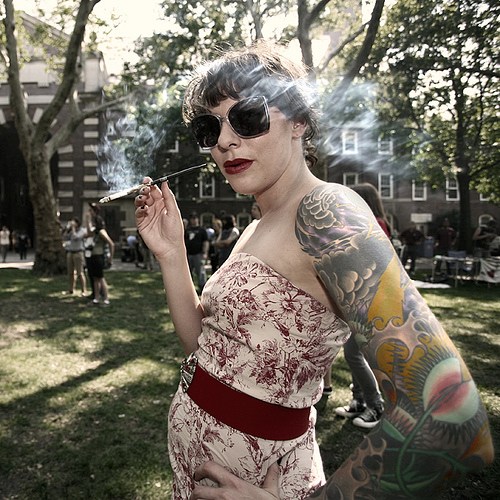
%> input picture TestImages/im1.jpg, 500 x 500 px; its folder holds only this picture in this run
$ octave --eval "batch_both;"   (GNU Octave 9; MATLAB toolbox functions it lacks are replaced by stand-ins)
%> lines starting %> are read from the running program, lines starting %| are printed output that depends on the picture; in (x1, y1, x2, y2) boxes, pixels count from 0 and x2, y2 are one past the last pixel; in counts of white or black regions, pixels touching at a corner belong together; the program's own positions count from 1
%> in batch_both, img is the input picture: size 500x500x3 uint8; mean R, G, B 111.6, 105.5, 93.3
### drawGrid.m
function m = drawGrid(in)

[h,w,c]=size(in);
in(1:ceil(h/3):end,:,:)=255; %# Change 1/3 row to white
in(:,1:ceil(w/3):end,:) = 255;
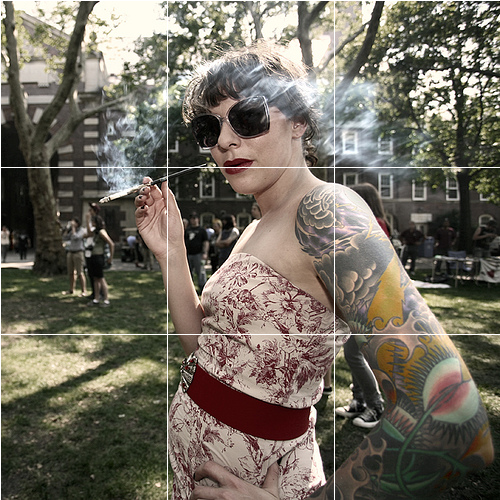
%> in: size 500x500x3 uint8; mean R, G, B 113.2, 107.2, 95.1
out=in;
%imshow(out);
imwrite(out,'Input_Image_With_Grid.jpg');

one=[1,1];
two=[floor(h/3),1];
three=[two(1)+floor(h/3),1];
four=[h,1];


five=[1,floor(w/3)];
six=[1*floor(h/3),floor(w/3)];
seven=[2*floor(h/3),floor(w/3)];
eight=[3*floor(h/3),floor(w/3)];

nine=[1,five(2)+floor(w/3)];
ten=[1*floor(h/3),nine(2)];
eleven=[2*floor(h/3),ten(2)];
twelve=[3*floor(h/3),eleven(2)];

thirteen=[1,nine(2)+floor(w/3)];
fourteen=[1*floor(h/3),thirteen(2)];
fifteen=[2*floor(h/3),fourteen(2)];
sixteen=[3*floor(h/3),fifteen(2)];

m=[one(1) five(1) nine(1) thirteen(1);two(1) six(1) ten(1) fourteen(1);three(1) seven(1) eleven(1) fifteen(1);four(1) eight(1) twelve(1) sixteen(1)];
m(:,:,2)=[one(2) five(2) nine(2) thirteen(2);two(2) six(2) ten(2) fourteen(2);three(2) seven(2) eleven(2) fifteen(2);four(2) eight(2) twelve(2) sixteen(2)];

### both_score.m
function normed=both_score(img)

gridPoints=drawGrid(img);
%maxScore=frames_getMaxScore();
rgbImage=img;
fontSize=20;
% Read in image into an array.
storedColorMap=3;
[rows columns numberOfColorBands] = size(rgbImage);
% If it's monochrome (indexed), convert it to color.
% Check to see if it's an 8-bit image needed later for scaling).
if strcmpi(class(rgbImage), 'uint8')
	% Flag for 256 gray levels.
	eightBit = true;
else
	eightBit = false;
end
if numberOfColorBands == 1
	if isempty(storedColorMap)
		% Just a simple gray level image, not indexed with a stored color map.
		% Create a 3D true color image where we copy the monochrome image into all 3 (R, G, & B) color planes.
		rgbImage = cat(3, rgbImage, rgbImage, rgbImage);
	else
		% It's an indexed image.
		rgbImage = ind2rgb(rgbImage, storedColorMap);
		% ind2rgb() will convert it to double and normalize it to the range 0-1.
		% Convert back to uint8 in the range 0-255, if needed.
		if eightBit
			rgbImage = uint8(255 * rgbImage);
		end
	end
end
% [6 lines of commented-out code are left out]
if numberOfColorBands > 1
	title('Original Color Image', 'FontSize', fontSize);
	grayImage = rgbImage(:,:,1);
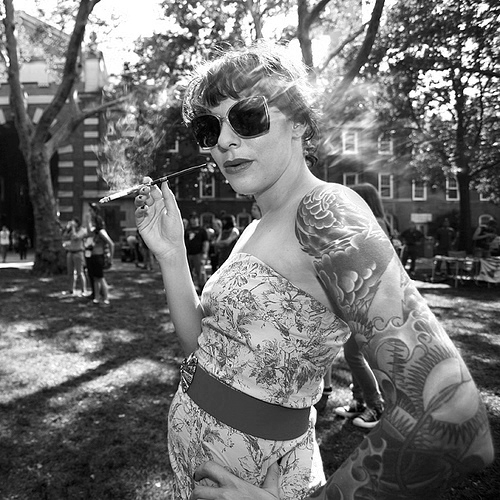
%> grayImage: size 500x500 uint8; min 0, max 255, mean 111.6
else
	caption = sprintf('Original Indexed Image\n(converted to true color with its stored colormap)');
	title(caption, 'FontSize', fontSize);
	grayImage = rgbImage;
end
% Display it.
%subplot(2, 2, 2);
%imshow(grayImage, []);
%title('Grayscale Image', 'FontSize', fontSize);
% Binarize the image.
binaryImage = grayImage < 100;
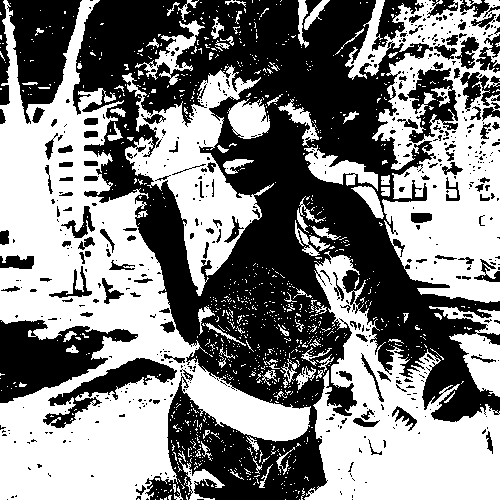
%> binaryImage: size 500x500 logical; 51% white; 575 black regions (451 under 20 px), largest, box (x1, y1, x2, y2) and area: (73, 0, 500, 500) 93169, (0, 320, 138, 403) 5971, (7, 0, 82, 124) 5362
% Display it.
%subplot(2, 2, 3);
%imshow(binaryImage, []);
%title('Binary Image', 'FontSize', fontSize);
% Remove small objects.
binaryImage = bwareaopen(binaryImage, 300);
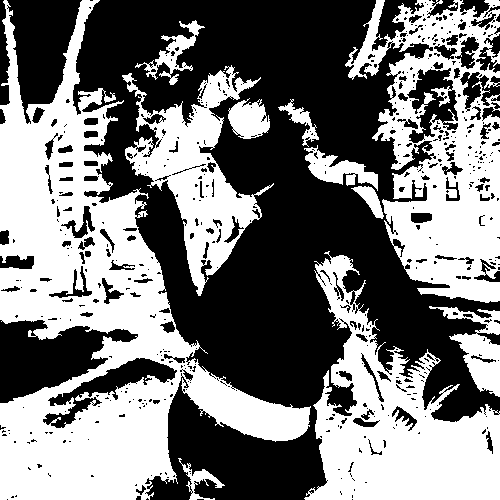
%> binaryImage: size 500x500 logical; 47.9% white; 11 white regions
% [6 lines of commented-out code are left out]
[labeledImage numberOfObjcts] = bwlabel(binaryImage);
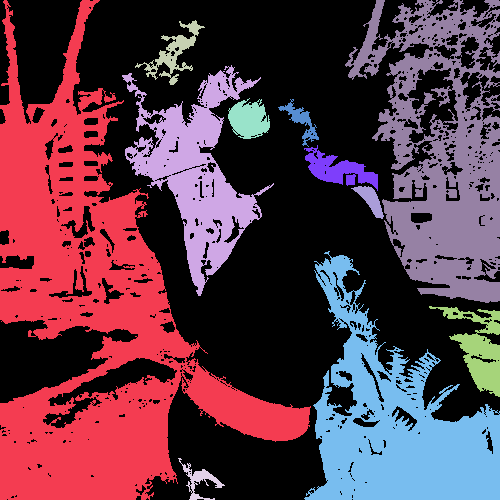
%> labeledImage: size 500x500 double; 12 distinct labels, from 0 to 11; one colour per label, 0 black
%> numberOfObjcts = 11
%figure;
%imshow(binaryImage);
imwrite(binaryImage,'Input_Image_Binary_Map.jpg');

blobMeasurements = regionprops(labeledImage);
%> blobMeasurements = 11 regions; largest, box (x1, y1, x2, y2), Area and Centroid: (0, 0, 311, 500) 54384 [94.2 313.1], (345, 0, 500, 303) 23924 [442.9 156.7], (304, 251, 500, 500) 22178 [397 425.7], (122, 65, 274, 296) 11619 [197.1 173.7], (429, 306, 500, 397) 2412 [480.5 349.9]
% for square ((a>17) && (a<20))
% for circle ((a>13) && (a<17))
% for triangle ((a>20) && (a<30))
circularities=[];

fullArea=(size(rgbImage,1)*size(rgbImage,2));
maxDim=max(size(rgbImage,1),size(rgbImage,2));
[dist, score]=distances(blobMeasurements, gridPoints);

normed=ROT_Score(score, blobMeasurements,fullArea,maxDim);

% [5 lines of commented-out code are left out]
im=rgbImage;
hold on;

imshow(rgbImage);
for k = 1 : length(blobMeasurements)
  thisBB = blobMeasurements(k).BoundingBox;
  rectangle('Position', [thisBB(1),thisBB(2),thisBB(3),thisBB(4)],...
  'EdgeColor','r','LineWidth',2 )
end

f = getframe(gca);
im = frame2im(f);

imwrite(im,'Input_Image_Salient_Salient_Regions.jpg');
score=normed*4; %LOOK AT THIS 4 LATER TO ADJUST

json = fopen('results.json','w');
   fprintf(json,'{');
   fprintf('{');
   fprintf(json,'"id": %d, "name": "%s" , "rule": "both1", "score": %d', 1, 'input image',ceil(score));
   fprintf('"id": %d, "name": "%s" , "rule": "both1","score": %d', 1, 'input image',ceil(score));


        fprintf(json,'}\n');

    fclose(json);

    disp(normed);
%    disp(maxScore);

### distances.m
function [dist, score]=distances(centroidOfSalientROI, gridPoints)
    %each of these are distances from(2,2), (2,3), (3,2), (3,3)
    %n is the number of salient regions

    %measuring distances from points of grid
    for n=1:size(centroidOfSalientROI,1)
         %disp(size(centroidOfSalientROI,1));
         %distance from (2,2)
         dist(n,1) = sqrt((centroidOfSalientROI(n).Centroid(1) - gridPoints(2,2,1)).^2 + (centroidOfSalientROI(n).Centroid(2) - gridPoints(2,2,2)).^2);
         %disp(dist(n,1));
         %distance from (2,3)
         dist(n,2) = sqrt((centroidOfSalientROI(n).Centroid(1) - gridPoints(2,3,1)).^2 + (centroidOfSalientROI(n).Centroid(2) - gridPoints(2,3,2)).^2);
        %disp(dist(n,2));
         %distance from (3,2)
         dist(n,3) = sqrt((centroidOfSalientROI(n).Centroid(1) - gridPoints(3,2,1)).^2 + (centroidOfSalientROI(n).Centroid(2) - gridPoints(3,2,2)).^2);
         %distance from (3,3)
        %disp(dist(n,3));
         dist(n,4) = sqrt((centroidOfSalientROI(n).Centroid(1) - gridPoints(3,3,1)).^2 + (centroidOfSalientROI(n).Centroid(2) - gridPoints(3,3,2)).^2);
        %disp(dist(n,4));
        dist(n,5) = sqrt((centroidOfSalientROI(n).Centroid(1) - gridPoints(1,2,1)).^2 + (centroidOfSalientROI(n).Centroid(2) - gridPoints(1,2,2)).^2);
         dist(n,6) = sqrt((centroidOfSalientROI(n).Centroid(1) - gridPoints(1,3,1)).^2 + (centroidOfSalientROI(n).Centroid(2) - gridPoints(1,3,2)).^2);
         dist(n,7) = sqrt((centroidOfSalientROI(n).Centroid(1) - gridPoints(4,2,1)).^2 + (centroidOfSalientROI(n).Centroid(2) - gridPoints(4,2,2)).^2);
         dist(n,8) = sqrt((centroidOfSalientROI(n).Centroid(1) - gridPoints(4,3,1)).^2 + (centroidOfSalientROI(n).Centroid(2) - gridPoints(4,3,2)).^2);

         dist(n,9) = sqrt((centroidOfSalientROI(n).Centroid(1) - gridPoints(2,1,1)).^2 + (centroidOfSalientROI(n).Centroid(2) - gridPoints(2,1,2)).^2);
         dist(n,10) = sqrt((centroidOfSalientROI(n).Centroid(1) - gridPoints(2,4,1)).^2 + (centroidOfSalientROI(n).Centroid(2) - gridPoints(2,4,2)).^2);
         dist(n,11) = sqrt((centroidOfSalientROI(n).Centroid(1) - gridPoints(3,1,1)).^2 + (centroidOfSalientROI(n).Centroid(2) - gridPoints(3,1,2)).^2);
         dist(n,12) = sqrt((centroidOfSalientROI(n).Centroid(1) - gridPoints(3,4,1)).^2 + (centroidOfSalientROI(n).Centroid(2) - gridPoints(3,4,2)).^2);

    end
%> this loop made 11 passes
    % disp('next');
    % ------------------------------------------
    % ------(2,2)---<Line 1>----(2,3)-----------
    % --L3----|-------------------|-----L4-------
    % --------|-------------------|--------------
    % ------(3,2)----<Line 3>---(3,3)------------
    % -------------------------------------------

    % Scoring
    for m=1:size(centroidOfSalientROI,1)
          %        disp(size(centroidOfSalientROI,1));

         %disp (dist(m,1));
         score(m,1)=(dist(m,1)+dist(m,3))/2; %Scored from Line 1 (see above for figure)
        % disp(score(m,1));
         score(m,2)=(dist(m,2)+dist(m,4))/2; %Scored from Line 2 (see above for figure)
         %distance from (2,2)
         %         disp(score(m,2));

         score(m,3)=(dist(m,1)+dist(m,2))/2; %Scored from Line 3 (see above for figure)
         %distance from (2,2)
         % disp(score(m,3));
         score(m,4)=(dist(m,3)+dist(m,4))/2; %Scored from Line 4 (see above for figure)

         score(m,5)=(dist(m,3)+dist(m,4))/2; %Scored from Line 4 (see above for figure)

         score(m,6)=(dist(m,2)+dist(m,6))/2; %Scored from Line 4 (see above for figure)

         score(m,7)=(dist(m,3)+dist(m,7))/2; %Scored from Line 4 (see above for figure)

         score(m,8)=(dist(m,9)+dist(m,1))/2; %Scored from Line 4 (see above for figure)

             score(m,9)=(dist(m,2)+dist(m,10))/2; %Scored from Line 4 (see above for figure)
                    score(m,10)=(dist(m,11)+dist(m,3))/2; %Scored from Line 4 (see above for figure)
                     score(m,11)=(dist(m,12)+dist(m,4))/2; %Scored from Line 4 (see above for figure)
                     score(m,12)=(dist(m,1)+dist(m,5))/2; %Scored from Line 4 (see above for figure)

         %distance from (2,2)
          %disp(score(m,4));
    end


    %So that I myself dont forget the calls before normalizing - Adnan

    %Example: A call like x=dist(1,1) is distance of (2,2) to Salient
    %regions 1

    %Example: A call like x=dist(1,2) is distance of (2,3) to Salient
    %regions 1

    %Example: A call like x=dist(1,3) is distance of (3,2) to Salient
    %regions 1

    %Example: A call like x=dist(1,4) is distance of (3,3) to Salient
    %regions 1

    %Example: A call like x=dist(2,1) is distance of (2,3) to Salient
    %regions 2

    %and so on


### ROT_Score.m
function normed=ROT_Score(score, centroidOfSalientROI,fullArea,maxDim)
%> called with fullArea = 250000, maxDim = 500

    %rawScore=min(score(i,:));
    %maxScore=max(score(i,:));
    %temp=maxDim/3/2;


    sum=0;
    bench=0;
    for i=1:size(score,1)
        % [6 lines of commented-out code are left out]
        a=((min(score(i,:)))/(maxDim*2/3))*0.5;
        if (size(centroidOfSalientROI,1)>=1)

        b=(centroidOfSalientROI(i).Area/fullArea)*0.5;
        else
            b=0;
        end
        %disp(centroidOfSalientROI(i).Area);
        bench=max(score(i,:));
        bench=bench*fullArea;
        t(i)=b;
        %disp(max(score(i,:)));
        %disp(min(score(i,:)));

        normed=(b)/(a);
        %normed=((10*a)+(10*b))/2;
        %disp(normed);
        sum=(sum+(normed*1));
    end
%> this loop made 11 passes
%> (a, b, bench, normed, sum) on passes 1 to 8: (0.127, 0.109, 88671722.9, 0.856, 0.856), (0.125, 0.0232, 69895336.4, 0.185, 1.04), (0.125, 0.0022, 98896493.1, 0.0177, 1.06), (0.143, 0.001, 104956385.5, 0.00697, 1.07), (0.142, 0.00237, 76813925.9, 0.0166, 1.08), (0.133, 0.00103, 81361487.5, 0.0077, 1.09), (0.125, 0.00284, 76440239.8, 0.0226, 1.11), (0.158, 0.0444, 103869724.6, 0.28, 1.39)
%> after the loop, t = [0.109 0.0232 0.0022 0.001 0.00237 0.00103 0.00284 0.0444 0.0478 0.000888 0.00482]
    sum=sum/size(score,1); %size(score,1)is the number of ROIs
%> sum = 0.164

    normed=sum*100;
%> normed = 16.36
    if (normed<10)
        normed=normed*10
    end

### batch_both.m
function batch_both()

    pics = dir('TestImages/*.jpg');
    %maxScore=0;

for k = 1:numel(pics)
   img = imread(pics(k).name);
    normed=both_score(img);
%> the loop in both_score, `for k = 1 : length(blobMeasurements)` made 11 passes
%> thisBB on passes 1 to 8: [0.5 0.5 311 500], [122.5 65.5 152 231], [135.5 20.5 70 65], [178.5 458.5 47 42], [228.5 98.5 42 41], [278.5 99.5 41 48], [304.5 145.5 74 46], [304.5 251.5 196 249]
%> in both_score, `im = frame2im(f);`:
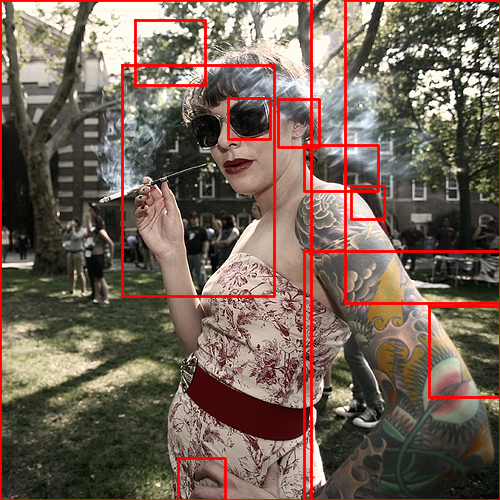
%> im: size 500x500x3 uint8; mean R, G, B 117.2, 98.9, 87.2
%> in both_score, `score=normed*4;`: score = 65.43
%| {"id": 1, "name": "input image" , "rule": "both1","score": 6616.358
%> normed = 16.36
   %json='"id:';
   %disp(json);
end

%maxScore=max(scoreTemp);


%---------------


for k = 1:numel(pics)
   img = imread(pics(k).name);
   normed=both_score(img);
%> the loop in distances (call 2), `for n=1:size(centroidOfSalientROI,1)` made 11 passes
%> the loop in distances (call 2), `for m=1:size(centroidOfSalientROI,1)` made 11 passes
%> the loop in ROT_Score (call 2), `for i=1:size(score,1)` made 11 passes
%> the loop in both_score (call 2), `for k = 1 : length(blobMeasurements)` made 11 passes
%| {"id": 1, "name": "input image" , "rule": "both1","score": 6616.358
   score=normed;
%> score = 16.36
   %disp(normed);
   disp(score);
%| 16.358
   disp('score up there to write');

   json = fopen('results_all.json','w');
   fprintf(json,'{');
   fprintf('{');

      fprintf(json,'"id": %d, "name": "%s" , "rule": "Both", "score": %d', k, pics(k).name,ceil(score*100));
   fprintf('"id": %d, "name": "%s" , "rule": "Both": %d', k, pics(k).name,ceil(score*100));


   if (k==numel(pics))
        fprintf(json,'}\n');
        fprintf('}\n');
%| {"id": 1, "name": "im1.jpg" , "rule": "Both": 1636}

    else
        fprintf(json,'},\n');
        fprintf('},\n');

    end
    fclose(json);


   %json='"id:';
   %disp(json);
end
close all;

$ run again, on TestImages/im4.jpg
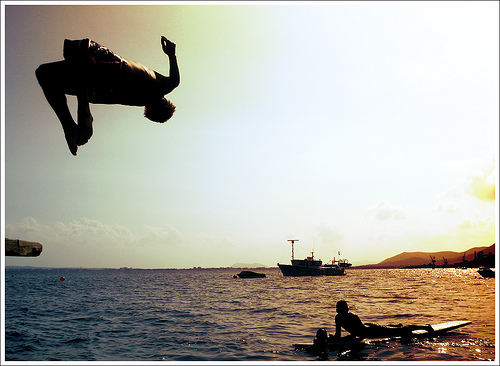
%> input picture TestImages/im4.jpg, 500 x 366 px
%> in batch_both, img is the input picture: size 366x500x3 uint8; mean R, G, B 176.8, 175.3, 166.4
%> in both_score, `[labeledImage numberOfObjcts] = bwlabel(binaryImage);`:
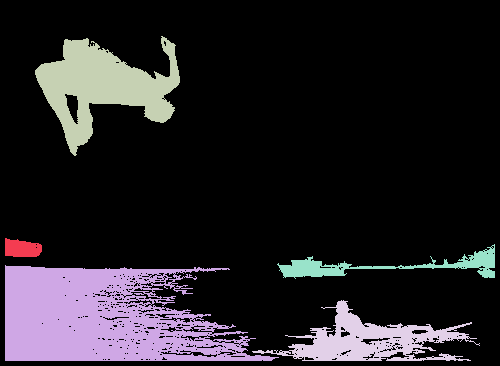
%> labeledImage: size 366x500 double; 6 distinct labels, from 0 to 5; one colour per label, 0 black
%> numberOfObjcts = 5
%> blobMeasurements = 5 regions; box (x1, y1, x2, y2), Area and Centroid: (5, 265, 279, 361) 17048 [103.3 318.9], (35, 36, 180, 156) 7949 [103.6 87.2], (252, 300, 480, 361) 4977 [370.2 341.3], (277, 244, 495, 279) 1966 [389.2 266.8], (5, 238, 42, 257) 560 [22.6 249.3]
%> the loop in distances, `for n=1:size(centroidOfSalientROI,1)` made 5 passes
%> the loop in distances, `for m=1:size(centroidOfSalientROI,1)` made 5 passes
%> the loop in ROT_Score, `for i=1:size(score,1)` made 5 passes
%> (a, b, bench, normed, sum) on passes 1 to 5: (0.161, 0.00153, 53978349.2, 0.0095, 0.0095), (0.0945, 0.0466, 50818864.1, 0.493, 0.502), (0.127, 0.0217, 65549336, 0.171, 0.674), (0.246, 0.0136, 66344344.3, 0.0553, 0.729), (0.21, 0.00537, 62832205.1, 0.0256, 0.755)
%> after the loop in ROT_Score, `for i=1:size(score,1)`: t = [0.00153 0.0466 0.0217 0.0136 0.00537]
%> in ROT_Score, `sum=sum/size(score,1);`: sum = 0.151
%> in ROT_Score, `normed=sum*100;`: normed = 15.09
%> the loop in both_score, `for k = 1 : length(blobMeasurements)` made 5 passes
%> thisBB on passes 1 to 5: [5.5 238.5 37 19], [5.5 265.5 274 96], [35.5 36.5 145 120], [252.5 300.5 228 61], [277.5 244.5 218 35]
%> in both_score, `im = frame2im(f);`:
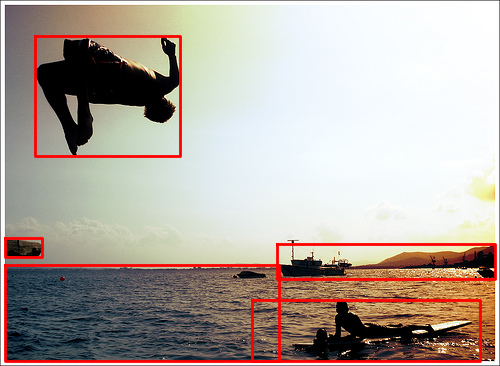
%> im: size 366x500x3 uint8; mean R, G, B 179.9, 169.4, 161.2
%> in both_score, `score=normed*4;`: score = 60.37
%| {"id": 1, "name": "input image" , "rule": "both1","score": 6115.092
%> in batch_both, `normed=both_score(img);`: normed = 15.09
%> the loop in distances (call 2), `for n=1:size(centroidOfSalientROI,1)` made 5 passes
%> the loop in distances (call 2), `for m=1:size(centroidOfSalientROI,1)` made 5 passes
%> the loop in ROT_Score (call 2), `for i=1:size(score,1)` made 5 passes
%> the loop in both_score (call 2), `for k = 1 : length(blobMeasurements)` made 5 passes
%| {"id": 1, "name": "input image" , "rule": "both1","score": 6115.092
%| 15.092
%| {"id": 1, "name": "im4.jpg" , "rule": "Both": 1510}
